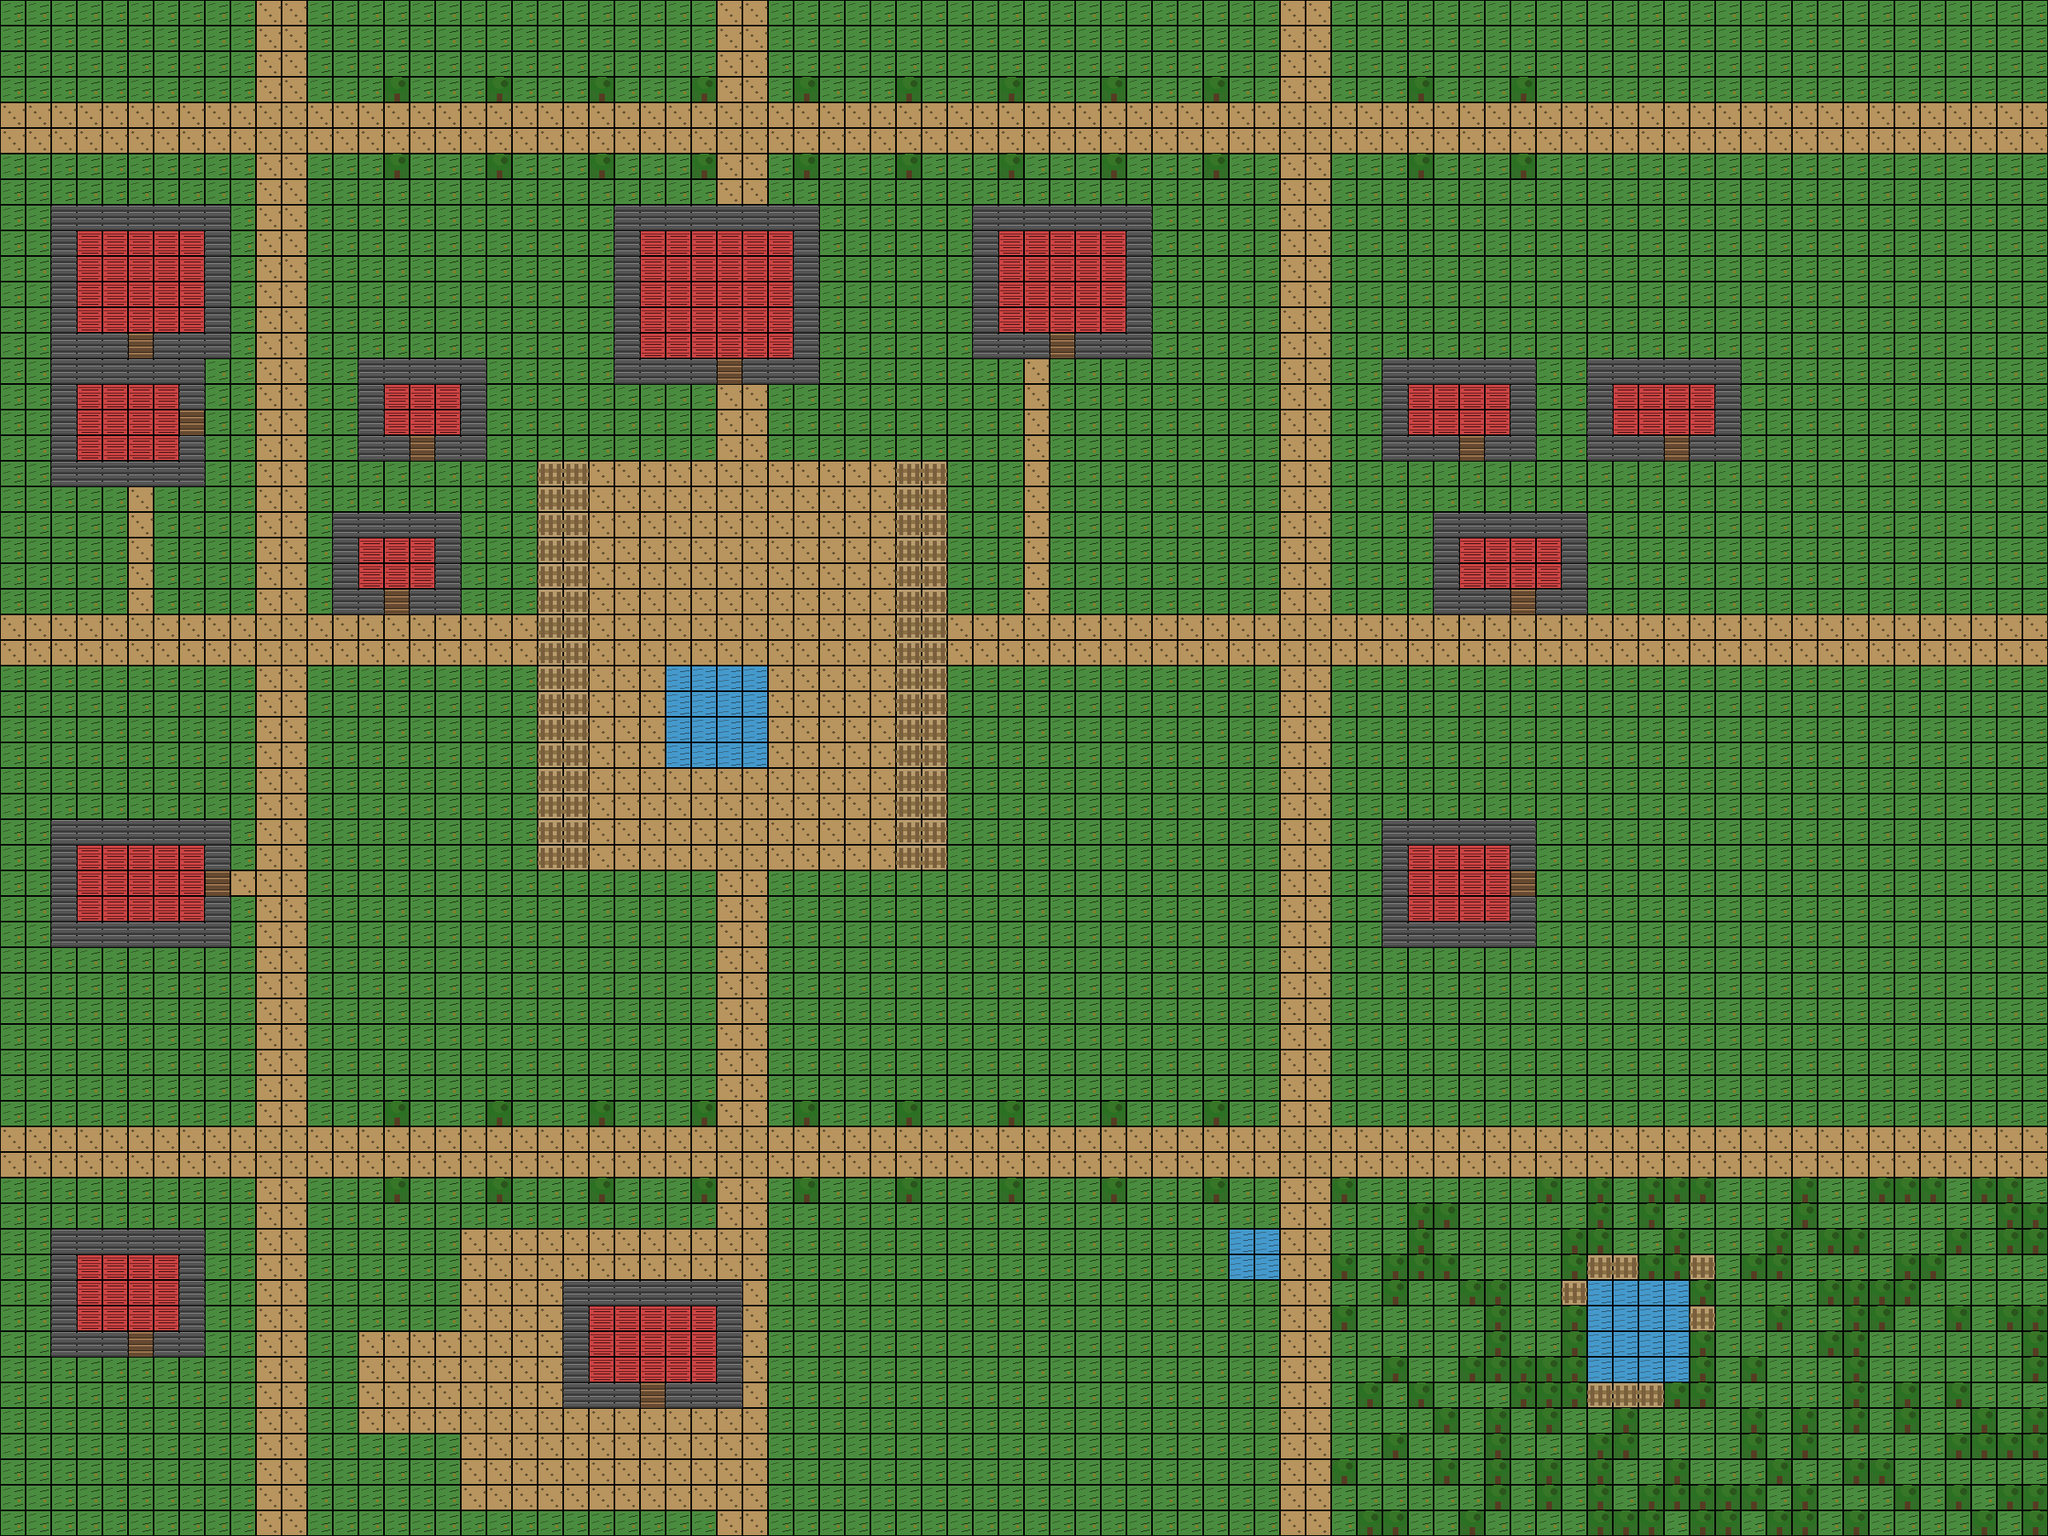

Rendered tile map (Tiled .tmx) drawn with the repository's tilesets; below, a short description and the map source with its tile grids summarised:
An orthogonal 80x60 tile map with 32x32 px tiles, 1 tile layer (Ground).

<map version="1.10" tiledversion="1.11.2" orientation="orthogonal" renderorder="right-down" width="80" height="60" tilewidth="32" tileheight="32" infinite="0" nextlayerid="2" nextobjectid="1"> <tileset firstgid="1" source="tileset_placeholder.tsx" /> <layer id="1" name="Ground" width="80" height="60">  <data>[4800 cells, 4800 non-empty, 8 distinct tile ids]</data>
 </layer>
</map>
